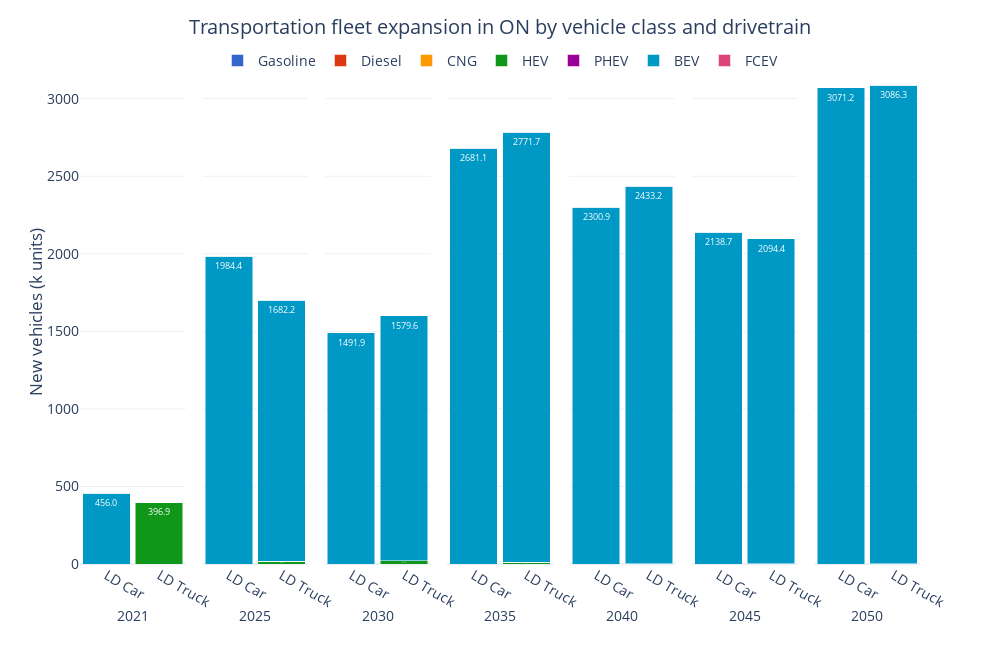

Notebook cell for this chart:
### Code cell
ref_fig = ref_trnnewcap[ref_trnnewcap['Vehicle Class'].isin(['LD Car', 'LD Truck'])][['Period', 'Vehicle Class', 'New Capacity', 'Carrier']].groupby(['Period', 'Vehicle Class', 'Carrier'], as_index=False).sum()
ref_fig['New Capacity (M units)'] = ref_fig['New Capacity']/1E3

ref_fig['Carrier'] = pd.Categorical(ref_fig['Carrier'], categories=drivetrain_order, ordered=True)
ref_fig = ref_fig.sort_values(['Carrier', 'Period'])

fig = px.bar(ref_fig, 
             x='Vehicle Class', 
             y='New Capacity', 
             color='Carrier', 
             barmode='stack', 
             facet_col='Period',
             facet_col_spacing=2E-2,
             template='plotly_white',
             color_discrete_sequence=px.colors.qualitative.G10[:7] + px.colors.qualitative.G10[8:],
             text_auto='.1f',
             width=1000, height=650,
             )

fig.update_layout(title=dict(
        text='Transportation fleet expansion in ON by vehicle class and drivetrain',
        x=0.5, 
        y=0.97,
        xanchor='center',
        yanchor='top'
    ),
    xaxis=dict(title='Period'),
    yaxis=dict(title='New vehicles (k units)',
               dtick=500),
    yaxis_title_standoff=0,
    legend_title_text='',
    bargap=0.1,
    legend=dict(
        orientation='h',  
        yanchor='top',
        y=1.03,  
        xanchor='center',
        x=0.5),
    font=dict(
        # family="Open Sans",
        size=14)
    )

for annotation in fig.layout.annotations:
    annotation.text = annotation.text.split('=')[1]
    annotation.y = -0.08  
    annotation.yanchor = 'top' 

for axis in fig.layout:
    if axis.startswith('xaxis'):
        fig.layout[axis].title.text = ''

fig.for_each_trace(lambda trace: trace.update(textfont=dict(size=9)))

fig.show()

### Figure 1 — Plotly figure (JSON) as saved in the notebook; plotly's stock layout.template omitted (floating-point values rounded to 4 significant figures)
{"data": [{"alignmentgroup": "True", "hovertemplate": "Carrier=Gasoline<br>Period=2021<br>Vehicle Class=%{x}<br>New Capacity=%{y}<extra></extra>", "legendgroup": "Gasoline", "marker": {"color": "#3366CC", "pattern": {"shape": ""}}, "name": "Gasoline", "offsetgroup": "Gasoline", "orientation": "v", "showlegend": true, "textfont": {"size": 9}, "textposition": "auto", "texttemplate": "%{y:.1f}", "type": "bar", "x": ["LD Car", "LD Truck"], "xaxis": "x", "y": [0.0004136, 0.001507], "yaxis": "y"}, {"alignmentgroup": "True", "hovertemplate": "Carrier=Gasoline<br>Period=2025<br>Vehicle Class=%{x}<br>New Capacity=%{y}<extra></extra>", "legendgroup": "Gasoline", "marker": {"color": "#3366CC", "pattern": {"shape": ""}}, "name": "Gasoline", "offsetgroup": "Gasoline", "orientation": "v", "showlegend": false, "textfont": {"size": 9}, "textposition": "auto", "texttemplate": "%{y:.1f}", "type": "bar", "x": ["LD Car", "LD Truck"], "xaxis": "x2", "y": [0.0003649, 0.001183], "yaxis": "y2"}, {"alignmentgroup": "True", "hovertemplate": "Carrier=Gasoline<br>Period=2030<br>Vehicle Class=%{x}<br>New Capacity=%{y}<extra></extra>", "legendgroup": "Gasoline", "marker": {"color": "#3366CC", "pattern": {"shape": ""}}, "name": "Gasoline", "offsetgroup": "Gasoline", "orientation": "v", "showlegend": false, "textfont": {"size": 9}, "textposition": "auto", "texttemplate": "%{y:.1f}", "type": "bar", "x": ["LD Car", "LD Truck"], "xaxis": "x3", "y": [0.000325, 0.0009191], "yaxis": "y3"}, {"alignmentgroup": "True", "hovertemplate": "Carrier=Gasoline<br>Period=2035<br>Vehicle Class=%{x}<br>New Capacity=%{y}<extra></extra>", "legendgroup": "Gasoline", "marker": {"color": "#3366CC", "pattern": {"shape": ""}}, "name": "Gasoline", "offsetgroup": "Gasoline", "orientation": "v", "showlegend": false, "textfont": {"size": 9}, "textposition": "auto", "texttemplate": "%{y:.1f}", "type": "bar", "x": ["LD Car", "LD Truck"], "xaxis": "x4", "y": [0.0002969, 0.0008133], "yaxis": "y4"}, {"alignmentgroup": "True", "hovertemplate": "Carrier=Gasoline<br>Period=2040<br>Vehicle Class=%{x}<br>New Capacity=%{y}<extra></extra>", "legendgroup": "Gasoline", "marker": {"color": "#3366CC", "pattern": {"shape": ""}}, "name": "Gasoline", "offsetgroup": "Gasoline", "orientation": "v", "showlegend": false, "textfont": {"size": 9}, "textposition": "auto", "texttemplate": "%{y:.1f}", "type": "bar", "x": ["LD Car", "LD Truck"], "xaxis": "x5", "y": [0.0003337, 0.0006692], "yaxis": "y5"}, {"alignmentgroup": "True", "hovertemplate": "Carrier=Gasoline<br>Period=2045<br>Vehicle Class=%{x}<br>New Capacity=%{y}<extra></extra>", "legendgroup": "Gasoline", "marker": {"color": "#3366CC", "pattern": {"shape": ""}}, "name": "Gasoline", "offsetgroup": "Gasoline", "orientation": "v", "showlegend": false, "textfont": {"size": 9}, "textposition": "auto", "texttemplate": "%{y:.1f}", "type": "bar", "x": ["LD Car", "LD Truck"], "xaxis": "x6", "y": [0.0003457, 0.0007749], "yaxis": "y6"}, {"alignmentgroup": "True", "hovertemplate": "Carrier=Gasoline<br>Period=2050<br>Vehicle Class=%{x}<br>New Capacity=%{y}<extra></extra>", "legendgroup": "Gasoline", "marker": {"color": "#3366CC", "pattern": {"shape": ""}}, "name": "Gasoline", "offsetgroup": "Gasoline", "orientation": "v", "showlegend": false, "textfont": {"size": 9}, "textposition": "auto", "texttemplate": "%{y:.1f}", "type": "bar", "x": ["LD Car", "LD Truck"], "xaxis": "x7", "y": [0.0003441, 0.0007648], "yaxis": "y7"}, {"alignmentgroup": "True", "hovertemplate": "Carrier=Diesel<br>Period=2021<br>Vehicle Class=%{x}<br>New Capacity=%{y}<extra></extra>", "legendgroup": "Diesel", "marker": {"color": "#DC3912", "pattern": {"shape": ""}}, "name": "Diesel", "offsetgroup": "Diesel", "orientation": "v", "showlegend": true, "textfont": {"size": 9}, "textposition": "auto", "texttemplate": "%{y:.1f}", "type": "bar", "x": ["LD Car", "LD Truck"], "xaxis": "x", "y": [0.0004726, 0.00177], "yaxis": "y"}, {"alignmentgroup": "True", "hovertemplate": "Carrier=Diesel<br>Period=2025<br>Vehicle Class=%{x}<br>New Capacity=%{y}<extra></extra>", "legendgroup": "Diesel", "marker": {"color": "#DC3912", "pattern": {"shape": ""}}, "name": "Diesel", "offsetgroup": "Diesel", "orientation": "v", "showlegend": false, "textfont": {"size": 9}, "textposition": "auto", "texttemplate": "%{y:.1f}", "type": "bar", "x": ["LD Car", "LD Truck"], "xaxis": "x2", "y": [0.0003684, 0.00121], "yaxis": "y2"}, {"alignmentgroup": "True", "hovertemplate": "Carrier=Diesel<br>Period=2030<br>Vehicle Class=%{x}<br>New Capacity=%{y}<extra></extra>", "legendgroup": "Diesel", "marker": {"color": "#DC3912", "pattern": {"shape": ""}}, "name": "Diesel", "offsetgroup": "Diesel", "orientation": "v", "showlegend": false, "textfont": {"size": 9}, "textposition": "auto", "texttemplate": "%{y:.1f}", "type": "bar", "x": ["LD Car", "LD Truck"], "xaxis": "x3", "y": [0.0003418, 0.0009729], "yaxis": "y3"}, {"alignmentgroup": "True", "hovertemplate": "Carrier=Diesel<br>Period=2035<br>Vehicle Class=%{x}<br>New Capacity=%{y}<extra></extra>", "legendgroup": "Diesel", "marker": {"color": "#DC3912", "pattern": {"shape": ""}}, "name": "Diesel", "offsetgroup": "Diesel", "orientation": "v", "showlegend": false, "textfont": {"size": 9}, "textposition": "auto", "texttemplate": "%{y:.1f}", "type": "bar", "x": ["LD Car", "LD Truck"], "xaxis": "x4", "y": [0.0003282, 0.0009195], "yaxis": "y4"}, {"alignmentgroup": "True", "hovertemplate": "Carrier=Diesel<br>Period=2040<br>Vehicle Class=%{x}<br>New Capacity=%{y}<extra></extra>", "legendgroup": "Diesel", "marker": {"color": "#DC3912", "pattern": {"shape": ""}}, "name": "Diesel", "offsetgroup": "Diesel", "orientation": "v", "showlegend": false, "textfont": {"size": 9}, "textposition": "auto", "texttemplate": "%{y:.1f}", "type": "bar", "x": ["LD Car", "LD Truck"], "xaxis": "x5", "y": [0.0003637, 0.0007392], "yaxis": "y5"}, {"alignmentgroup": "True", "hovertemplate": "Carrier=Diesel<br>Period=2045<br>Vehicle Class=%{x}<br>New Capacity=%{y}<extra></extra>", "legendgroup": "Diesel", "marker": {"color": "#DC3912", "pattern": {"shape": ""}}, "name": "Diesel", "offsetgroup": "Diesel", "orientation": "v", "showlegend": false, "textfont": {"size": 9}, "textposition": "auto", "texttemplate": "%{y:.1f}", "type": "bar", "x": ["LD Car", "LD Truck"], "xaxis": "x6", "y": [0.0003475, 0.0007962], "yaxis": "y6"}, {"alignmentgroup": "True", "hovertemplate": "Carrier=Diesel<br>Period=2050<br>Vehicle Class=%{x}<br>New Capacity=%{y}<extra></extra>", "legendgroup": "Diesel", "marker": {"color": "#DC3912", "pattern": {"shape": ""}}, "name": "Diesel", "offsetgroup": "Diesel", "orientation": "v", "showlegend": false, "textfont": {"size": 9}, "textposition": "auto", "texttemplate": "%{y:.1f}", "type": "bar", "x": ["LD Car", "LD Truck"], "xaxis": "x7", "y": [0.0003469, 0.0007909], "yaxis": "y7"}, {"alignmentgroup": "True", "hovertemplate": "Carrier=CNG<br>Period=2021<br>Vehicle Class=%{x}<br>New Capacity=%{y}<extra></extra>", "legendgroup": "CNG", "marker": {"color": "#FF9900", "pattern": {"shape": ""}}, "name": "CNG", "offsetgroup": "CNG", "orientation": "v", "showlegend": true, "textfont": {"size": 9}, "textposition": "auto", "texttemplate": "%{y:.1f}", "type": "bar", "x": ["LD Car", "LD Truck"], "xaxis": "x", "y": [0.0004362, 0.005774], "yaxis": "y"}, {"alignmentgroup": "True", "hovertemplate": "Carrier=CNG<br>Period=2025<br>Vehicle Class=%{x}<br>New Capacity=%{y}<extra></extra>", "legendgroup": "CNG", "marker": {"color": "#FF9900", "pattern": {"shape": ""}}, "name": "CNG", "offsetgroup": "CNG", "orientation": "v", "showlegend": false, "textfont": {"size": 9}, "textposition": "auto", "texttemplate": "%{y:.1f}", "type": "bar", "x": ["LD Car", "LD Truck"], "xaxis": "x2", "y": [0.0003465, 0.002239], "yaxis": "y2"}, {"alignmentgroup": "True", "hovertemplate": "Carrier=CNG<br>Period=2030<br>Vehicle Class=%{x}<br>New Capacity=%{y}<extra></extra>", "legendgroup": "CNG", "marker": {"color": "#FF9900", "pattern": {"shape": ""}}, "name": "CNG", "offsetgroup": "CNG", "orientation": "v", "showlegend": false, "textfont": {"size": 9}, "textposition": "auto", "texttemplate": "%{y:.1f}", "type": "bar", "x": ["LD Car", "LD Truck"], "xaxis": "x3", "y": [0.0003486, 0.001694], "yaxis": "y3"}, {"alignmentgroup": "True", "hovertemplate": "Carrier=CNG<br>Period=2035<br>Vehicle Class=%{x}<br>New Capacity=%{y}<extra></extra>", "legendgroup": "CNG", "marker": {"color": "#FF9900", "pattern": {"shape": ""}}, "name": "CNG", "offsetgroup": "CNG", "orientation": "v", "showlegend": false, "textfont": {"size": 9}, "textposition": "auto", "texttemplate": "%{y:.1f}", "type": "bar", "x": ["LD Car", "LD Truck"], "xaxis": "x4", "y": [0.0003562, 0.001652], "yaxis": "y4"}, {"alignmentgroup": "True", "hovertemplate": "Carrier=CNG<br>Period=2040<br>Vehicle Class=%{x}<br>New Capacity=%{y}<extra></extra>", "legendgroup": "CNG", "marker": {"color": "#FF9900", "pattern": {"shape": ""}}, "name": "CNG", "offsetgroup": "CNG", "orientation": "v", "showlegend": false, "textfont": {"size": 9}, "textposition": "auto", "texttemplate": "%{y:.1f}", "type": "bar", "x": ["LD Car", "LD Truck"], "xaxis": "x5", "y": [0.0004148, 0.001329], "yaxis": "y5"}, {"alignmentgroup": "True", "hovertemplate": "Carrier=CNG<br>Period=2045<br>Vehicle Class=%{x}<br>New Capacity=%{y}<extra></extra>", "legendgroup": "CNG", "marker": {"color": "#FF9900", "pattern": {"shape": ""}}, "name": "CNG", "offsetgroup": "CNG", "orientation": "v", "showlegend": false, "textfont": {"size": 9}, "textposition": "auto", "texttemplate": "%{y:.1f}", "type": "bar", "x": ["LD Car", "LD Truck"], "xaxis": "x6", "y": [0.0003796, 0.001333], "yaxis": "y6"}, {"alignmentgroup": "True", "hovertemplate": "Carrier=CNG<br>Period=2050<br>Vehicle Class=%{x}<br>New Capacity=%{y}<extra></extra>", "legendgroup": "CNG", "marker": {"color": "#FF9900", "pattern": {"shape": ""}}, "name": "CNG", "offsetgroup": "CNG", "orientation": "v", "showlegend": false, "textfont": {"size": 9}, "textposition": "auto", "texttemplate": "%{y:.1f}", "type": "bar", "x": ["LD Car", "LD Truck"], "xaxis": "x7", "y": [0.0003849, 0.001312], "yaxis": "y7"}, {"alignmentgroup": "True", "hovertemplate": "Carrier=HEV<br>Period=2021<br>Vehicle Class=%{x}<br>New Capacity=%{y}<extra></extra>", "legendgroup": "HEV", "marker": {"color": "#109618", "pattern": {"shape": ""}}, "name": "HEV", "offsetgroup": "HEV", "orientation": "v", "showlegend": true, "textfont": {"size": 9}, "textposition": "auto", "texttemplate": "%{y:.1f}", "type": "bar", "x": ["LD Car", "LD Truck"], "xaxis": "x", "y": [0.001774, 396.9], "yaxis": "y"}, {"alignmentgroup": "True", "hovertemplate": "Carrier=HEV<br>Period=2025<br>Vehicle Class=%{x}<br>New Capacity=%{y}<extra></extra>", "legendgroup": "HEV", "marker": {"color": "#109618", "pattern": {"shape": ""}}, "name": "HEV", "offsetgroup": "HEV", "orientation": "v", "showlegend": false, "textfont": {"size": 9}, "textposition": "auto", "texttemplate": "%{y:.1f}", "type": "bar", "x": ["LD Car", "LD Truck"], "xaxis": "x2", "y": [0.00102, 18.83], "yaxis": "y2"}, {"alignmentgroup": "True", "hovertemplate": "Carrier=HEV<br>Period=2030<br>Vehicle Class=%{x}<br>New Capacity=%{y}<extra></extra>", "legendgroup": "HEV", "marker": {"color": "#109618", "pattern": {"shape": ""}}, "name": "HEV", "offsetgroup": "HEV", "orientation": "v", "showlegend": false, "textfont": {"size": 9}, "textposition": "auto", "texttemplate": "%{y:.1f}", "type": "bar", "x": ["LD Car", "LD Truck"], "xaxis": "x3", "y": [0.0007346, 21.9], "yaxis": "y3"}, {"alignmentgroup": "True", "hovertemplate": "Carrier=HEV<br>Period=2035<br>Vehicle Class=%{x}<br>New Capacity=%{y}<extra></extra>", "legendgroup": "HEV", "marker": {"color": "#109618", "pattern": {"shape": ""}}, "name": "HEV", "offsetgroup": "HEV", "orientation": "v", "showlegend": false, "textfont": {"size": 9}, "textposition": "auto", "texttemplate": "%{y:.1f}", "type": "bar", "x": ["LD Car", "LD Truck"], "xaxis": "x4", "y": [0.0006551, 10.73], "yaxis": "y4"}, {"alignmentgroup": "True", "hovertemplate": "Carrier=HEV<br>Period=2040<br>Vehicle Class=%{x}<br>New Capacity=%{y}<extra></extra>", "legendgroup": "HEV", "marker": {"color": "#109618", "pattern": {"shape": ""}}, "name": "HEV", "offsetgroup": "HEV", "orientation": "v", "showlegend": false, "textfont": {"size": 9}, "textposition": "auto", "texttemplate": "%{y:.1f}", "type": "bar", "x": ["LD Car", "LD Truck"], "xaxis": "x5", "y": [0.0007289, 2.174], "yaxis": "y5"}, {"alignmentgroup": "True", "hovertemplate": "Carrier=HEV<br>Period=2045<br>Vehicle Class=%{x}<br>New Capacity=%{y}<extra></extra>", "legendgroup": "HEV", "marker": {"color": "#109618", "pattern": {"shape": ""}}, "name": "HEV", "offsetgroup": "HEV", "orientation": "v", "showlegend": false, "textfont": {"size": 9}, "textposition": "auto", "texttemplate": "%{y:.1f}", "type": "bar", "x": ["LD Car", "LD Truck"], "xaxis": "x6", "y": [0.0008633, 1.057], "yaxis": "y6"}, {"alignmentgroup": "True", "hovertemplate": "Carrier=HEV<br>Period=2050<br>Vehicle Class=%{x}<br>New Capacity=%{y}<extra></extra>", "legendgroup": "HEV", "marker": {"color": "#109618", "pattern": {"shape": ""}}, "name": "HEV", "offsetgroup": "HEV", "orientation": "v", "showlegend": false, "textfont": {"size": 9}, "textposition": "auto", "texttemplate": "%{y:.1f}", "type": "bar", "x": ["LD Car", "LD Truck"], "xaxis": "x7", "y": [0.0008493, 0.3479], "yaxis": "y7"}, {"alignmentgroup": "True", "hovertemplate": "Carrier=PHEV<br>Period=2021<br>Vehicle Class=%{x}<br>New Capacity=%{y}<extra></extra>", "legendgroup": "PHEV", "marker": {"color": "#990099", "pattern": {"shape": ""}}, "name": "PHEV", "offsetgroup": "PHEV", "orientation": "v", "showlegend": true, "textfont": {"size": 9}, "textposition": "auto", "texttemplate": "%{y:.1f}", "type": "bar", "x": ["LD Car", "LD Truck"], "xaxis": "x", "y": [0.0007386, 0.003559], "yaxis": "y"}, {"alignmentgroup": "True", "hovertemplate": "Carrier=PHEV<br>Period=2025<br>Vehicle Class=%{x}<br>New Capacity=%{y}<extra></extra>", "legendgroup": "PHEV", "marker": {"color": "#990099", "pattern": {"shape": ""}}, "name": "PHEV", "offsetgroup": "PHEV", "orientation": "v", "showlegend": false, "textfont": {"size": 9}, "textposition": "auto", "texttemplate": "%{y:.1f}", "type": "bar", "x": ["LD Car", "LD Truck"], "xaxis": "x2", "y": [0.0007255, 0.003057], "yaxis": "y2"}, {"alignmentgroup": "True", "hovertemplate": "Carrier=PHEV<br>Period=2030<br>Vehicle Class=%{x}<br>New Capacity=%{y}<extra></extra>", "legendgroup": "PHEV", "marker": {"color": "#990099", "pattern": {"shape": ""}}, "name": "PHEV", "offsetgroup": "PHEV", "orientation": "v", "showlegend": false, "textfont": {"size": 9}, "textposition": "auto", "texttemplate": "%{y:.1f}", "type": "bar", "x": ["LD Car", "LD Truck"], "xaxis": "x3", "y": [0.000819, 0.002818], "yaxis": "y3"}, {"alignmentgroup": "True", "hovertemplate": "Carrier=PHEV<br>Period=2035<br>Vehicle Class=%{x}<br>New Capacity=%{y}<extra></extra>", "legendgroup": "PHEV", "marker": {"color": "#990099", "pattern": {"shape": ""}}, "name": "PHEV", "offsetgroup": "PHEV", "orientation": "v", "showlegend": false, "textfont": {"size": 9}, "textposition": "auto", "texttemplate": "%{y:.1f}", "type": "bar", "x": ["LD Car", "LD Truck"], "xaxis": "x4", "y": [0.0008166, 0.002665], "yaxis": "y4"}, {"alignmentgroup": "True", "hovertemplate": "Carrier=PHEV<br>Period=2040<br>Vehicle Class=%{x}<br>New Capacity=%{y}<extra></extra>", "legendgroup": "PHEV", "marker": {"color": "#990099", "pattern": {"shape": ""}}, "name": "PHEV", "offsetgroup": "PHEV", "orientation": "v", "showlegend": false, "textfont": {"size": 9}, "textposition": "auto", "texttemplate": "%{y:.1f}", "type": "bar", "x": ["LD Car", "LD Truck"], "xaxis": "x5", "y": [0.0009264, 0.002181], "yaxis": "y5"}, {"alignmentgroup": "True", "hovertemplate": "Carrier=PHEV<br>Period=2045<br>Vehicle Class=%{x}<br>New Capacity=%{y}<extra></extra>", "legendgroup": "PHEV", "marker": {"color": "#990099", "pattern": {"shape": ""}}, "name": "PHEV", "offsetgroup": "PHEV", "orientation": "v", "showlegend": false, "textfont": {"size": 9}, "textposition": "auto", "texttemplate": "%{y:.1f}", "type": "bar", "x": ["LD Car", "LD Truck"], "xaxis": "x6", "y": [0.0007662, 0.001884], "yaxis": "y6"}, {"alignmentgroup": "True", "hovertemplate": "Carrier=PHEV<br>Period=2050<br>Vehicle Class=%{x}<br>New Capacity=%{y}<extra></extra>", "legendgroup": "PHEV", "marker": {"color": "#990099", "pattern": {"shape": ""}}, "name": "PHEV", "offsetgroup": "PHEV", "orientation": "v", "showlegend": false, "textfont": {"size": 9}, "textposition": "auto", "texttemplate": "%{y:.1f}", "type": "bar", "x": ["LD Car", "LD Truck"], "xaxis": "x7", "y": [0.0007972, 0.001965], "yaxis": "y7"}, {"alignmentgroup": "True", "hovertemplate": "Carrier=BEV<br>Period=2021<br>Vehicle Class=%{x}<br>New Capacity=%{y}<extra></extra>", "legendgroup": "BEV", "marker": {"color": "#0099C6", "pattern": {"shape": ""}}, "name": "BEV", "offsetgroup": "BEV", "orientation": "v", "showlegend": true, "textfont": {"size": 9}, "textposition": "auto", "texttemplate": "%{y:.1f}", "type": "bar", "x": ["LD Car", "LD Truck"], "xaxis": "x", "y": [456.0, 0.05247], "yaxis": "y"}, {"alignmentgroup": "True", "hovertemplate": "Carrier=BEV<br>Period=2025<br>Vehicle Class=%{x}<br>New Capacity=%{y}<extra></extra>", "legendgroup": "BEV", "marker": {"color": "#0099C6", "pattern": {"shape": ""}}, "name": "BEV", "offsetgroup": "BEV", "orientation": "v", "showlegend": false, "textfont": {"size": 9}, "textposition": "auto", "texttemplate": "%{y:.1f}", "type": "bar", "x": ["LD Car", "LD Truck"], "xaxis": "x2", "y": [1984.0, 1682.0], "yaxis": "y2"}, {"alignmentgroup": "True", "hovertemplate": "Carrier=BEV<br>Period=2030<br>Vehicle Class=%{x}<br>New Capacity=%{y}<extra></extra>", "legendgroup": "BEV", "marker": {"color": "#0099C6", "pattern": {"shape": ""}}, "name": "BEV", "offsetgroup": "BEV", "orientation": "v", "showlegend": false, "textfont": {"size": 9}, "textposition": "auto", "texttemplate": "%{y:.1f}", "type": "bar", "x": ["LD Car", "LD Truck"], "xaxis": "x3", "y": [1492.0, 1580.0], "yaxis": "y3"}, {"alignmentgroup": "True", "hovertemplate": "Carrier=BEV<br>Period=2035<br>Vehicle Class=%{x}<br>New Capacity=%{y}<extra></extra>", "legendgroup": "BEV", "marker": {"color": "#0099C6", "pattern": {"shape": ""}}, "name": "BEV", "offsetgroup": "BEV", "orientation": "v", "showlegend": false, "textfont": {"size": 9}, "textposition": "auto", "texttemplate": "%{y:.1f}", "type": "bar", "x": ["LD Car", "LD Truck"], "xaxis": "x4", "y": [2681.0, 2772.0], "yaxis": "y4"}, {"alignmentgroup": "True", "hovertemplate": "Carrier=BEV<br>Period=2040<br>Vehicle Class=%{x}<br>New Capacity=%{y}<extra></extra>", "legendgroup": "BEV", "marker": {"color": "#0099C6", "pattern": {"shape": ""}}, "name": "BEV", "offsetgroup": "BEV", "orientation": "v", "showlegend": false, "textfont": {"size": 9}, "textposition": "auto", "texttemplate": "%{y:.1f}", "type": "bar", "x": ["LD Car", "LD Truck"], "xaxis": "x5", "y": [2301.0, 2433.0], "yaxis": "y5"}, {"alignmentgroup": "True", "hovertemplate": "Carrier=BEV<br>Period=2045<br>Vehicle Class=%{x}<br>New Capacity=%{y}<extra></extra>", "legendgroup": "BEV", "marker": {"color": "#0099C6", "pattern": {"shape": ""}}, "name": "BEV", "offsetgroup": "BEV", "orientation": "v", "showlegend": false, "textfont": {"size": 9}, "textposition": "auto", "texttemplate": "%{y:.1f}", "type": "bar", "x": ["LD Car", "LD Truck"], "xaxis": "x6", "y": [2139.0, 2094.0], "yaxis": "y6"}, {"alignmentgroup": "True", "hovertemplate": "Carrier=BEV<br>Period=2050<br>Vehicle Class=%{x}<br>New Capacity=%{y}<extra></extra>", "legendgroup": "BEV", "marker": {"color": "#0099C6", "pattern": {"shape": ""}}, "name": "BEV", "offsetgroup": "BEV", "orientation": "v", "showlegend": false, "textfont": {"size": 9}, "textposition": "auto", "texttemplate": "%{y:.1f}", "type": "bar", "x": ["LD Car", "LD Truck"], "xaxis": "x7", "y": [3071.0, 3086.0], "yaxis": "y7"}, {"alignmentgroup": "True", "hovertemplate": "Carrier=FCEV<br>Period=2021<br>Vehicle Class=%{x}<br>New Capacity=%{y}<extra></extra>", "legendgroup": "FCEV", "marker": {"color": "#DD4477", "pattern": {"shape": ""}}, "name": "FCEV", "offsetgroup": "FCEV", "orientation": "v", "showlegend": true, "textfont": {"size": 9}, "textposition": "auto", "texttemplate": "%{y:.1f}", "type": "bar", "x": ["LD Car", "LD Truck"], "xaxis": "x", "y": [0.0002923, 0.000776], "yaxis": "y"}, {"alignmentgroup": "True", "hovertemplate": "Carrier=FCEV<br>Period=2025<br>Vehicle Class=%{x}<br>New Capacity=%{y}<extra></extra>", "legendgroup": "FCEV", "marker": {"color": "#DD4477", "pattern": {"shape": ""}}, "name": "FCEV", "offsetgroup": "FCEV", "orientation": "v", "showlegend": false, "textfont": {"size": 9}, "textposition": "auto", "texttemplate": "%{y:.1f}", "type": "bar", "x": ["LD Car", "LD Truck"], "xaxis": "x2", "y": [0.0003061, 0.0007408], "yaxis": "y2"}, {"alignmentgroup": "True", "hovertemplate": "Carrier=FCEV<br>Period=2030<br>Vehicle Class=%{x}<br>New Capacity=%{y}<extra></extra>", "legendgroup": "FCEV", "marker": {"color": "#DD4477", "pattern": {"shape": ""}}, "name": "FCEV", "offsetgroup": "FCEV", "orientation": "v", "showlegend": false, "textfont": {"size": 9}, "textposition": "auto", "texttemplate": "%{y:.1f}", "type": "bar", "x": ["LD Car", "LD Truck"], "xaxis": "x3", "y": [0.0005427, 0.001159], "yaxis": "y3"}, {"alignmentgroup": "True", "hovertemplate": "Carrier=FCEV<br>Period=2035<br>Vehicle Class=%{x}<br>New Capacity=%{y}<extra></extra>", "legendgroup": "FCEV", "marker": {"color": "#DD4477", "pattern": {"shape": ""}}, "name": "FCEV", "offsetgroup": "FCEV", "orientation": "v", "showlegend": false, "textfont": {"size": 9}, "textposition": "auto", "texttemplate": "%{y:.1f}", "type": "bar", "x": ["LD Car", "LD Truck"], "xaxis": "x4", "y": [0.0006404, 0.001318], "yaxis": "y4"}, {"alignmentgroup": "True", "hovertemplate": "Carrier=FCEV<br>Period=2040<br>Vehicle Class=%{x}<br>New Capacity=%{y}<extra></extra>", "legendgroup": "FCEV", "marker": {"color": "#DD4477", "pattern": {"shape": ""}}, "name": "FCEV", "offsetgroup": "FCEV", "orientation": "v", "showlegend": false, "textfont": {"size": 9}, "textposition": "auto", "texttemplate": "%{y:.1f}", "type": "bar", "x": ["LD Car", "LD Truck"], "xaxis": "x5", "y": [0.0007513, 0.001124], "yaxis": "y5"}, {"alignmentgroup": "True", "hovertemplate": "Carrier=FCEV<br>Period=2045<br>Vehicle Class=%{x}<br>New Capacity=%{y}<extra></extra>", "legendgroup": "FCEV", "marker": {"color": "#DD4477", "pattern": {"shape": ""}}, "name": "FCEV", "offsetgroup": "FCEV", "orientation": "v", "showlegend": false, "textfont": {"size": 9}, "textposition": "auto", "texttemplate": "%{y:.1f}", "type": "bar", "x": ["LD Car", "LD Truck"], "xaxis": "x6", "y": [0.0009992, 0.001443], "yaxis": "y6"}, {"alignmentgroup": "True", "hovertemplate": "Carrier=FCEV<br>Period=2050<br>Vehicle Class=%{x}<br>New Capacity=%{y}<extra></extra>", "legendgroup": "FCEV", "marker": {"color": "#DD4477", "pattern": {"shape": ""}}, "name": "FCEV", "offsetgroup": "FCEV", "orientation": "v", "showlegend": false, "textfont": {"size": 9}, "textposition": "auto", "texttemplate": "%{y:.1f}", "type": "bar", "x": ["LD Car", "LD Truck"], "xaxis": "x7", "y": [0.001099, 0.001751], "yaxis": "y7"}], "layout": {"annotations": [{"font": {}, "showarrow": false, "text": "2021", "x": 0.06286, "xanchor": "center", "xref": "paper", "y": -0.08, "yanchor": "top", "yref": "paper"}, {"font": {}, "showarrow": false, "text": "2025", "x": 0.2086, "xanchor": "center", "xref": "paper", "y": -0.08, "yanchor": "top", "yref": "paper"}, {"font": {}, "showarrow": false, "text": "2030", "x": 0.3543, "xanchor": "center", "xref": "paper", "y": -0.08, "yanchor": "top", "yref": "paper"}, {"font": {}, "showarrow": false, "text": "2035", "x": 0.5, "xanchor": "center", "xref": "paper", "y": -0.08, "yanchor": "top", "yref": "paper"}, {"font": {}, "showarrow": false, "text": "2040", "x": 0.6457, "xanchor": "center", "xref": "paper", "y": -0.08, "yanchor": "top", "yref": "paper"}, {"font": {}, "showarrow": false, "text": "2045", "x": 0.7914, "xanchor": "center", "xref": "paper", "y": -0.08, "yanchor": "top", "yref": "paper"}, {"font": {}, "showarrow": false, "text": "2050", "x": 0.9371, "xanchor": "center", "xref": "paper", "y": -0.08, "yanchor": "top", "yref": "paper"}], "bargap": 0.1, "barmode": "stack", "font": {"size": 14}, "height": 650, "legend": {"orientation": "h", "title": {"text": ""}, "tracegroupgap": 0, "x": 0.5, "xanchor": "center", "y": 1.03, "yanchor": "top"}, "margin": {"t": 60}, "title": {"text": "Transportation fleet expansion in ON by vehicle class and drivetrain", "x": 0.5, "xanchor": "center", "y": 0.97, "yanchor": "top"}, "width": 1000, "xaxis": {"anchor": "y", "domain": [0, 0.1257], "title": {"text": ""}}, "xaxis2": {"anchor": "y2", "domain": [0.1457, 0.2714], "matches": "x", "title": {"text": ""}}, "xaxis3": {"anchor": "y3", "domain": [0.2914, 0.4171], "matches": "x", "title": {"text": ""}}, "xaxis4": {"anchor": "y4", "domain": [0.4371, 0.5629], "matches": "x", "title": {"text": ""}}, "xaxis5": {"anchor": "y5", "domain": [0.5829, 0.7086], "matches": "x", "title": {"text": ""}}, "xaxis6": {"anchor": "y6", "domain": [0.7286, 0.8543], "matches": "x", "title": {"text": ""}}, "xaxis7": {"anchor": "y7", "domain": [0.8743, 1.0], "matches": "x", "title": {"text": ""}}, "yaxis": {"anchor": "x", "domain": [0, 1], "dtick": 500, "title": {"standoff": 0, "text": "New vehicles (k units)"}}, "yaxis2": {"anchor": "x2", "domain": [0, 1], "matches": "y", "showticklabels": false}, "yaxis3": {"anchor": "x3", "domain": [0, 1], "matches": "y", "showticklabels": false}, "yaxis4": {"anchor": "x4", "domain": [0, 1], "matches": "y", "showticklabels": false}, "yaxis5": {"anchor": "x5", "domain": [0, 1], "matches": "y", "showticklabels": false}, "yaxis6": {"anchor": "x6", "domain": [0, 1], "matches": "y", "showticklabels": false}, "yaxis7": {"anchor": "x7", "domain": [0, 1], "matches": "y", "showticklabels": false}}}
